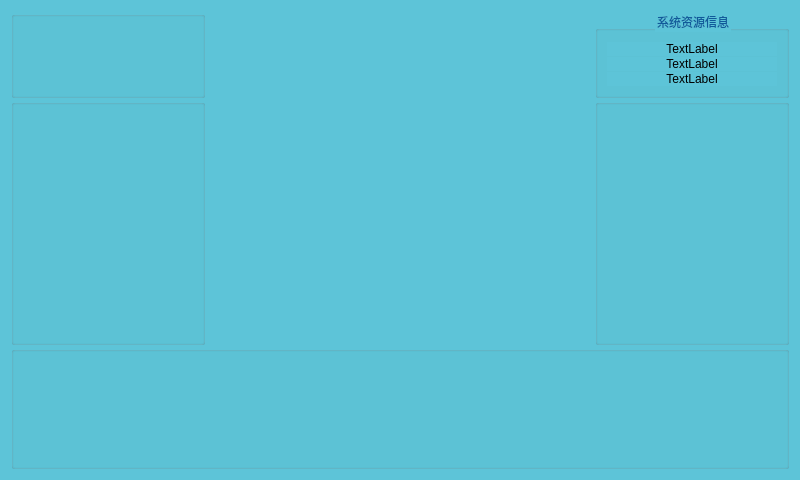
<?xml version="1.0" encoding="UTF-8"?>
<ui version="4.0">
 <class>device_monitor</class>
 <widget class="QWidget" name="device_monitor">
  <property name="geometry">
   <rect>
    <x>0</x>
    <y>0</y>
    <width>800</width>
    <height>480</height>
   </rect>
  </property>
  <property name="windowTitle">
   <string>Form</string>
  </property>
  <property name="styleSheet">
   <string notr="true">background-color: rgb(93, 196, 216);</string>
  </property>
  <layout class="QGridLayout" name="gridLayout" rowstretch="1,4,2" columnstretch="1,2,1">
   <property name="spacing">
    <number>1</number>
   </property>
   <item row="1" column="0">
    <widget class="QGroupBox" name="groupBox_5">
     <property name="styleSheet">
      <string notr="true">QGroupBox{margin-top:0px;}
QGroupBox:title{margin-top: 0px;}</string>
     </property>
     <property name="title">
      <string/>
     </property>
     <property name="alignment">
      <set>Qt::AlignHCenter|Qt::AlignTop</set>
     </property>
    </widget>
   </item>
   <item row="1" column="1">
    <widget class="QLabel" name="label">
     <property name="styleSheet">
      <string notr="true">border-image: url(:/icon/00001.png);</string>
     </property>
     <property name="text">
      <string/>
     </property>
     <property name="alignment">
      <set>Qt::AlignCenter</set>
     </property>
    </widget>
   </item>
   <item row="1" column="2">
    <widget class="QGroupBox" name="groupBox_3">
     <property name="styleSheet">
      <string notr="true">QGroupBox{margin-top:0px;}
QGroupBox::title{
margin-top: 0px;
font-size: 10px;
font-weight: bold;
color: rgb(16, 90, 154);
}</string>
     </property>
     <property name="title">
      <string/>
     </property>
     <property name="alignment">
      <set>Qt::AlignCenter</set>
     </property>
    </widget>
   </item>
   <item row="0" column="1">
    <widget class="QLabel" name="label_title">
     <property name="styleSheet">
      <string notr="true">border-image: url(:/icon/101341FA(2).png);</string>
     </property>
     <property name="text">
      <string/>
     </property>
     <property name="alignment">
      <set>Qt::AlignCenter</set>
     </property>
    </widget>
   </item>
   <item row="0" column="2">
    <widget class="QGroupBox" name="groupBox_8">
     <property name="styleSheet">
      <string notr="true">QGroupBox{margin-top:0px;}
QGroupBox::title{
font-size: 10px;
font-weight: bold;
color: rgb(16, 90, 154);
}</string>
     </property>
     <property name="title">
      <string>系统资源信息</string>
     </property>
     <property name="alignment">
      <set>Qt::AlignCenter</set>
     </property>
     <layout class="QGridLayout" name="gridLayout_2">
      <item row="0" column="0">
       <layout class="QVBoxLayout" name="verticalLayout">
        <property name="spacing">
         <number>1</number>
        </property>
        <property name="topMargin">
         <number>2</number>
        </property>
        <item>
         <widget class="QLabel" name="label_3">
          <property name="styleSheet">
           <string notr="true">font: 87 10pt &quot;Arial Black&quot;;</string>
          </property>
          <property name="text">
           <string>TextLabel</string>
          </property>
          <property name="alignment">
           <set>Qt::AlignCenter</set>
          </property>
         </widget>
        </item>
        <item>
         <widget class="QLabel" name="label_4">
          <property name="styleSheet">
           <string notr="true">font: 87 10pt &quot;Arial Black&quot;;</string>
          </property>
          <property name="text">
           <string>TextLabel</string>
          </property>
          <property name="alignment">
           <set>Qt::AlignCenter</set>
          </property>
         </widget>
        </item>
        <item>
         <widget class="QLabel" name="label_5">
          <property name="styleSheet">
           <string notr="true">font: 87 10pt &quot;Arial Black&quot;;</string>
          </property>
          <property name="text">
           <string>TextLabel</string>
          </property>
          <property name="alignment">
           <set>Qt::AlignCenter</set>
          </property>
         </widget>
        </item>
       </layout>
      </item>
     </layout>
    </widget>
   </item>
   <item row="0" column="0">
    <widget class="QGroupBox" name="groupBox_10">
     <property name="styleSheet">
      <string notr="true">QGroupBox{margin-top:0px;}
QGroupBox::title{
margin-top: 0px;
font-size: 10px;
font-weight: bold;
color: rgb(16, 90, 154);
}</string>
     </property>
     <property name="title">
      <string/>
     </property>
     <property name="alignment">
      <set>Qt::AlignCenter</set>
     </property>
    </widget>
   </item>
   <item row="2" column="0" colspan="3">
    <widget class="QGroupBox" name="groupBox_9">
     <property name="styleSheet">
      <string notr="true">QGroupBox{margin-top:0px;}
QGroupBox::title{
margin-top: 0px;
font-size: 10px;
font-weight: bold;
color: rgb(16, 90, 154);
}</string>
     </property>
     <property name="title">
      <string/>
     </property>
     <property name="alignment">
      <set>Qt::AlignCenter</set>
     </property>
    </widget>
   </item>
  </layout>
  <zorder>groupBox_5</zorder>
  <zorder>groupBox_8</zorder>
  <zorder>label</zorder>
  <zorder>label_title</zorder>
  <zorder>groupBox_3</zorder>
  <zorder>groupBox_9</zorder>
  <zorder>groupBox_10</zorder>
 </widget>
 <resources/>
 <connections/>
</ui>
